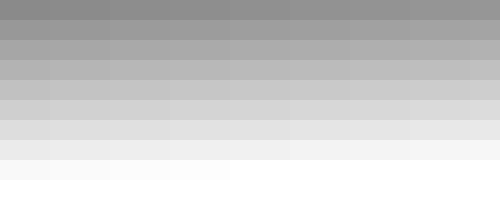
Frame 1 (no input)
Frame 2 (the mouse pressed at the canvas centre, redrawn once): identical to frame 1, image omitted

The Processing sketch that drew this single still picture (run headless with seeded random() and noise(); the mouse was pressed at the canvas centre and the sketch redrawn once):

// Processing sketch: quadros_transp
// ── quadros_transp.pde
int x = -10;
int y = -20;
int transp = 0;
int num = 120;

void setup() { 
  size(500, 200);
  background(124); 
  noLoop(); 
} 

void draw() { 
  smooth();
  noStroke();
  //strokeWeight(2);
  //strokeCap(ROUND);
  for (int i = 0; i < num; i++) { 
    fill(255,transp);
    //stroke(255,transp);
    rect(x,y,60,20);
    x += 60;
    if (x > width){
      y += 20;
      x = -10;
    }
    transp += 3;
  }
}
